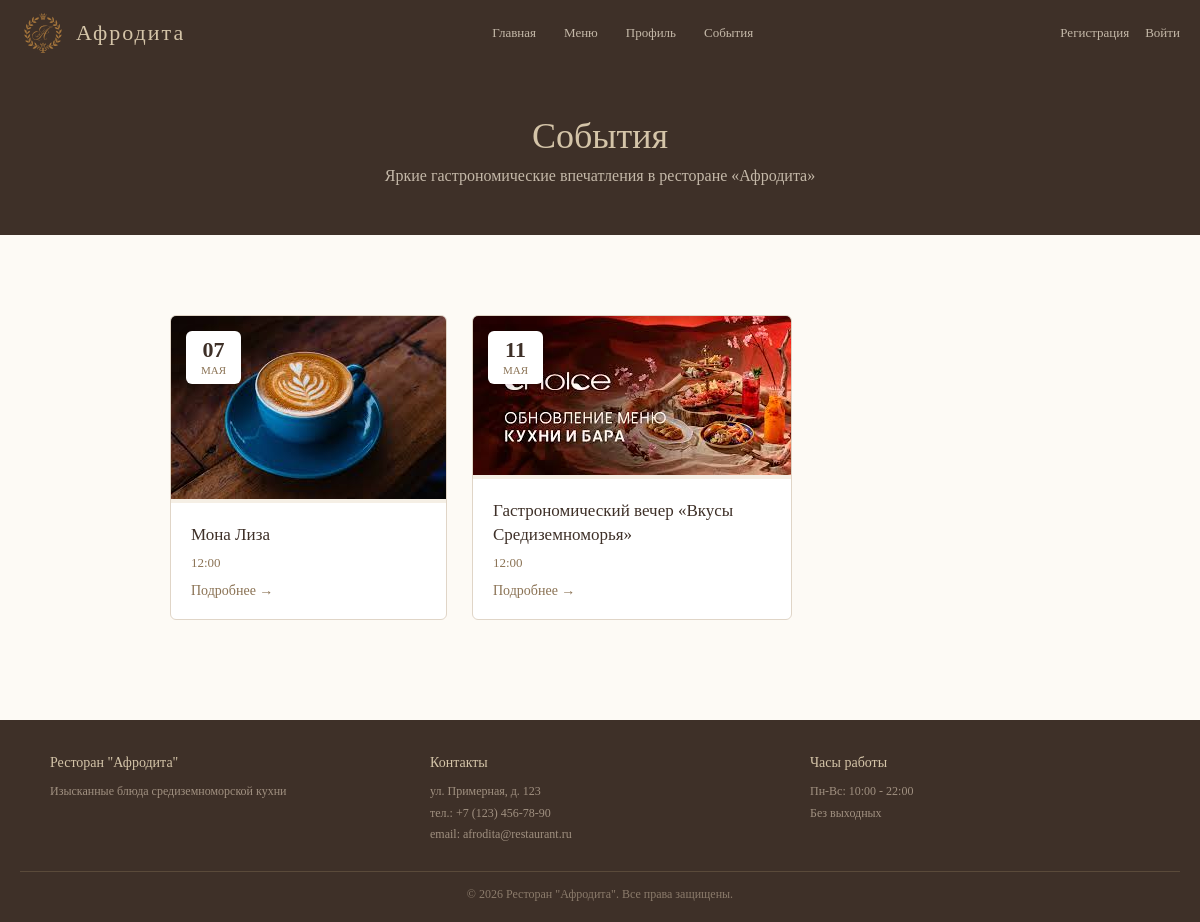
/events/, run on an earlier commit of the app's database.
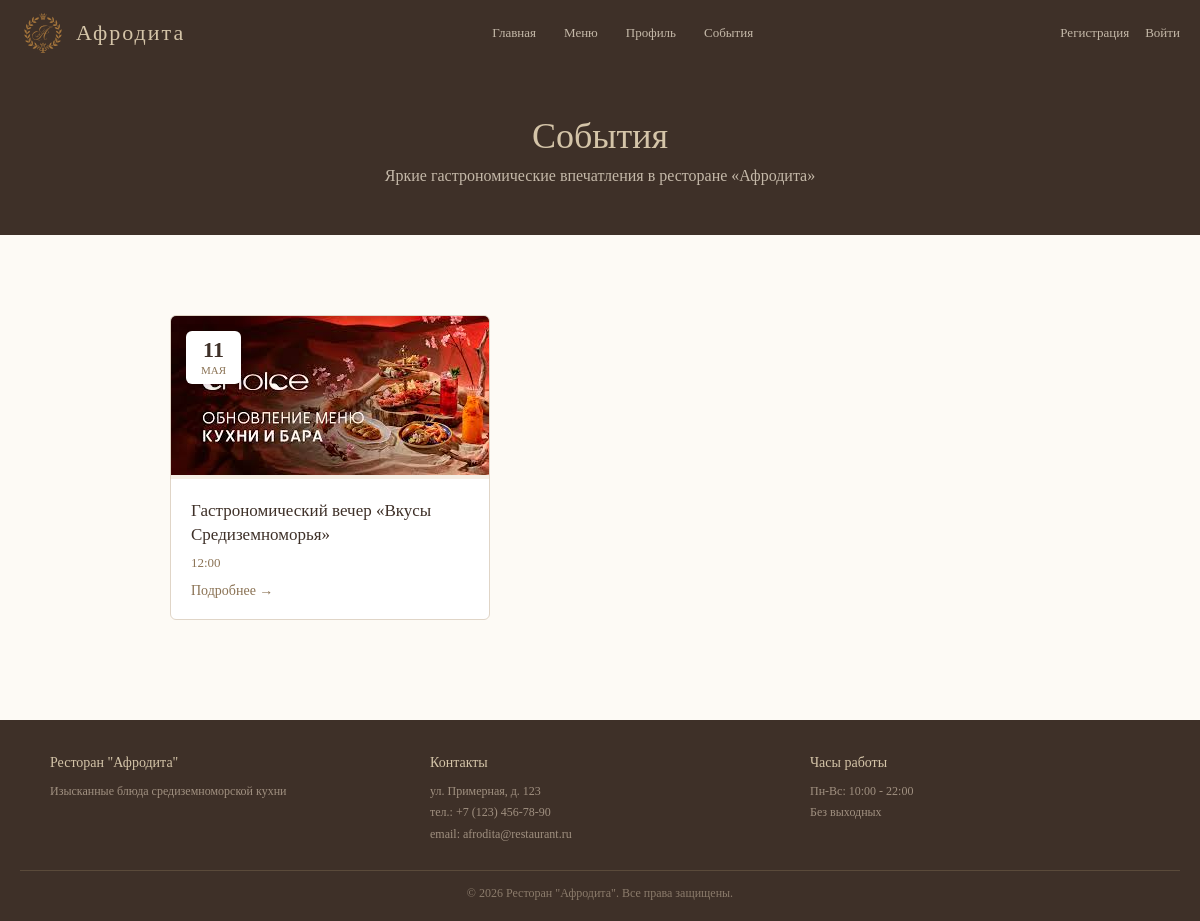
And on a later commit of the database.
### reservations/models.py (models this page shows, shortened)
class Event(models.Model):
    title = models.CharField(max_length=200, verbose_name="Название")
    description = models.TextField(verbose_name="Описание")
    date = models.DateTimeField(verbose_name="Дата и время")
    image = models.ImageField(upload_to='events/', blank=True, null=True, verbose_name="Изображение")
    is_active = models.BooleanField(default=True, verbose_name="Активно")
    created_at = models.DateTimeField(auto_now_add=True, verbose_name="Дата создания")
    class Meta:
        verbose_name = "Событие"
        verbose_name_plural = "События"
        ordering = ['date']

### reservations/views.py (the view)
# urls.py: path('events/', views.events, name='events'),
def events(request):
    events = Event.objects.filter(is_active=True)
    return render(request, 'reservations/events.html', {'events': events})

### templates/reservations/events.html
{% extends 'reservations/base.html' %}
{% load static %}
{% block content %}
<div class="events-page">
    <div class="events-hero">
        <h1>События</h1>
        <p>Яркие гастрономические впечатления в ресторане «Афродита»</p>
    </div>
    <div class="container">
        {% if events %}
        <div class="events-grid">
            {% for event in events %}
            <a href="{% url 'event_detail' event.id %}" class="event-card-link">
                <div class="event-card">
                    <div class="event-image">
                        {% if event.image %}
                            <img src="{{ event.image.url }}" alt="{{ event.title }}">
                        {% else %}
                            <div class="event-no-image">Скоро фото</div>
                        {% endif %}
                        <div class="event-date-badge">
                            <span class="event-day">{{ event.date|date:"d" }}</span>
                            <span class="event-month">{{ event.date|date:"E" }}</span>
                        </div>
                    </div>
                    <div class="event-card-body">
                        <h3>{{ event.title }}</h3>
                        <p class="event-card-time">{{ event.date|date:"H:i" }}</p>
                        <span class="event-card-link-text">Подробнее →</span>
                    </div>
                </div>
            </a>
            {% endfor %}
        </div>
        {% else %}
        <div class="events-empty">
            <div class="events-empty-icon">📅</div>
            <p>На данный момент событий нет</p>
            <p class="events-empty-sub">Следите за обновлениями — скоро появятся новые мероприятия</p>
        </div>
        {% endif %}
    </div>
</div>
{% endblock %}

### templates/reservations/base.html (shortened to what this page needs)
{% load static %}
<!DOCTYPE html>
<html lang="ru">
<head>
    <link href="{% static 'css/style.css' %}" rel="stylesheet">
</head>
<body>
    <div class="header">
        <div class="header-content">
            <div class="logo">
                <a href="/" style="display: flex; align-items: center; gap: 10px; text-decoration: none;">
                    <img src="{% static 'images/logo.svg' %}" alt="Афродита" style="height: 40px;">
                    <span style="color: #d4c4a8; font-size: 22px; letter-spacing: 2px;">Афродита</span>
                </a>
            </div>
            <div class="nav-links">
                <a href="/">Главная</a>
                <a href="/menu/">Меню</a>
                <a href="/profile/">Профиль</a>
                <a href="/events/">События</a>
            </div>
            <div class="user-menu">
                {% if user.is_authenticated %}
                    <span class="username">{{ user.username }}</span>
                    <form method="post" action="/accounts/logout/" class="logout-form">
                        {% csrf_token %}
                        <button type="submit" class="logout-btn">Выйти</button>
                    </form>
                {% else %}
                    <a href="/register/">Регистрация</a>
                    <a href="/accounts/login/">Войти</a>
                {% endif %}
            </div>
        </div>
    </div>
    <div class="main-content">
        {% block content %}{% endblock %}
    </div>
    <footer class="footer">
        <div class="footer-content">
            <div class="footer-section">
                <h4>Ресторан "Афродита"</h4>
                <p>Изысканные блюда средиземноморской кухни</p>
            </div>
            <div class="footer-section">
                <h4>Контакты</h4>
                <p>ул. Примерная, д. 123</p>
                <p>тел.: +7 (123) 456-78-90</p>
                <p>email: afrodita@restaurant.ru</p>
            </div>
            <div class="footer-section">
                <h4>Часы работы</h4>
                <p>Пн-Вс: 10:00 - 22:00</p>
                <p>Без выходных</p>
            </div>
        </div>
        <div class="footer-bottom">
            <p>&copy; 2026 Ресторан "Афродита". Все права защищены.</p>
        </div>
    </footer>
</body>
</html>

### static/css/style.css (style rules this page uses)
html { overflow-y: scroll; }
*, *::before, *::after { margin: 0; padding: 0; box-sizing: border-box; }
html, body { height: 100%; }
body { font-family: 'Georgia', 'Times New Roman', serif; background: #fdfaf5; color: #3e3028; display: flex; flex-direction: column; min-height: 100vh; overflow-y: scroll; }
.header { background: #3e3028; position: sticky; top: 0; z-index: 1000; padding: 0 20px; }
.header-content { max-width: 1200px; margin: 0 auto; display: flex; align-items: center; justify-content: space-between; height: 65px; }
.logo { font-size: 22px; color: #d4c4a8; text-decoration: none; font-weight: normal; letter-spacing: 2px; }
.nav-links { display: flex; gap: 28px; }
.nav-links a { color: #c4b8a8; text-decoration: none; font-size: 13px; transition: 0.3s; }
.user-menu { display: flex; align-items: center; gap: 16px; }
.user-menu a { color: #c4b8a8; text-decoration: none; font-size: 13px; }
.main-content { flex: 1; }
.container { max-width: 900px; margin: 0 auto; padding: 40px 20px; }
.footer { background: #3e3028; padding: 35px 20px 20px; margin-top: auto; color: #c4b8a8; }
.footer-content { max-width: 1100px; margin: 0 auto; display: flex; justify-content: space-between; gap: 40px; flex-wrap: wrap; }
.footer-section { flex: 1; }
.footer-section h4 { color: #d4c4a8; margin-bottom: 10px; font-size: 14px; font-weight: normal; }
.footer-section p { font-size: 12px; color: #a09080; line-height: 1.8; }
.footer-bottom { text-align: center; font-size: 12px; color: #8b7b6b; margin-top: 25px; padding-top: 15px; border-top: 1px solid #5a4a3a; }
.events-page { padding-bottom: 60px; }
.events-hero { background: #3e3028; padding: 50px 20px; text-align: center; margin-bottom: 40px; }
.events-hero h1 { color: #d4c4a8; font-size: 36px; font-weight: normal; margin-bottom: 10px; }
.events-hero p { color: #c4b8a8; font-size: 16px; }
.events-grid { display: grid; grid-template-columns: repeat(3, 1fr); gap: 25px; }
.event-card-link { text-decoration: none; color: inherit; }
.event-card { background: #fff; border: 1px solid #e0d5c7; border-radius: 6px; overflow: hidden; transition: transform 0.3s, box-shadow 0.3s; height: 100%; display: flex; flex-direction: column; }
.event-image { position: relative; width: 100%; height: 100%; overflow: hidden; background: #f5efe5; }
.event-date-badge { position: absolute; top: 15px; left: 15px; background: #fff; border-radius: 6px; padding: 8px 12px; text-align: center; box-shadow: 0 2px 10px rgba(0,0,0,0.15); min-width: 55px; }
.event-day { display: block; font-size: 22px; font-weight: bold; color: #3e3028; line-height: 1; }
.event-month { display: block; font-size: 11px; color: #8b7355; text-transform: uppercase; margin-top: 3px; }
.event-card-body { padding: 20px; flex: 1; display: flex; flex-direction: column; }
.event-card-body h3 { font-size: 17px; color: #3e3028; margin-bottom: 8px; font-weight: normal; line-height: 1.4; }
.event-card-time { color: #8b7355; font-size: 13px; margin-bottom: 12px; }
.event-card-link-text { margin-top: auto; color: #8b7355; font-size: 14px; transition: 0.3s; }

What changed in the data, as far as the page shows it:
removed Event: image (picture), date "07", date "МАЯ", title "Мона Лиза", date "12:00"
